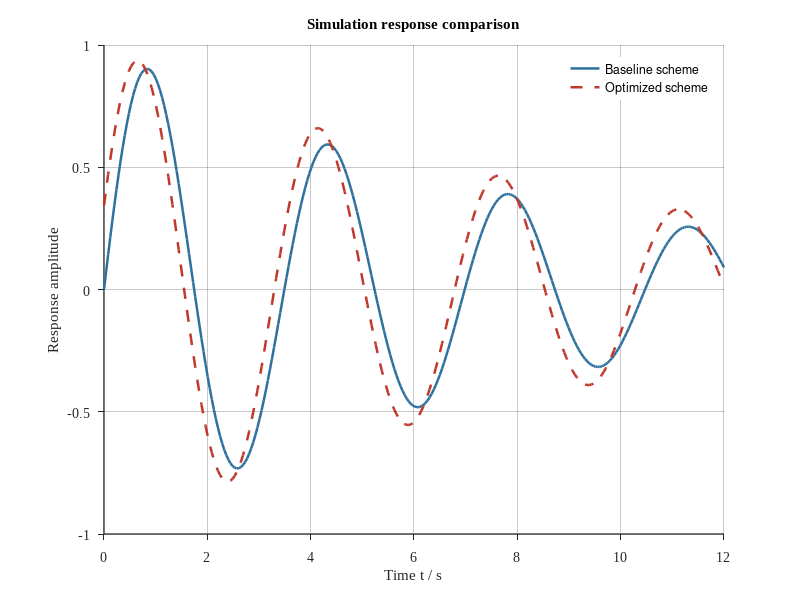

Reproduce this figure in MATLAB. (Note: this script raises an error after producing the figure.)
%% MATLAB 论文图导出模板
% 用途：
%   1. 统一 MATLAB 图的字体、线宽、尺寸
%   2. 优先使用 external-tools/figure-tools/export_fig 高质量导出
%   3. 如果 export_fig 不可用，则回退到 exportgraphics
%
% 赛时建议：
%   - MATLAB 负责仿真和快速探索，但论文图不要直接截图。
%   - 若 MATLAB 图难以调美，可以导出数据给 Python 重画。

clear; clc;

repoRoot = fileparts(fileparts(fileparts(fileparts(mfilename('fullpath')))));
exportFigDir = fullfile(repoRoot, 'external-tools', 'figure-tools', 'export_fig');
if exist(exportFigDir, 'dir')
    addpath(exportFigDir);
end

outDir = fullfile(fileparts(mfilename('fullpath')), 'output');
if ~exist(outDir, 'dir')
    mkdir(outDir);
end

% 示例数据：比赛时替换为模型或仿真输出
t = linspace(0, 12, 300);
y1 = exp(-0.12 * t) .* sin(1.8 * t);
y2 = exp(-0.10 * t) .* sin(1.8 * t + 0.35);

fig = figure('Color', 'w', 'Units', 'centimeters', 'Position', [4, 4, 14, 8]);
plot(t, y1, '-', 'LineWidth', 1.8, 'Color', [0.18, 0.44, 0.62]); hold on;
plot(t, y2, '--', 'LineWidth', 1.8, 'Color', [0.75, 0.22, 0.17]);
xlabel('Time t / s');
ylabel('Response amplitude');
title('Simulation response comparison');
legend({'Baseline scheme', 'Optimized scheme'}, 'Location', 'northeast', 'Box', 'off');
grid on;

set(gca, ...
    'FontName', 'Times New Roman', ...
    'FontSize', 10, ...
    'LineWidth', 0.9, ...
    'GridAlpha', 0.25, ...
    'TickDir', 'out', ...
    'Box', 'off');

baseName = fullfile(outDir, 'matlab_response_comparison');
save_publication_figure(fig, baseName);
fprintf('Saved MATLAB figure to: %s.[png/pdf]\n', baseName);

function save_publication_figure(fig, baseName)
    % 优先使用 export_fig；没有时使用 MATLAB 自带 exportgraphics。
    if exist('export_fig', 'file') == 2
        export_fig(fig, [baseName, '.png'], '-r300', '-transparent');
        export_fig(fig, [baseName, '.pdf'], '-pdf', '-transparent');
    else
        exportgraphics(fig, [baseName, '.png'], 'Resolution', 300);
        exportgraphics(fig, [baseName, '.pdf'], 'ContentType', 'vector');
    end
end
